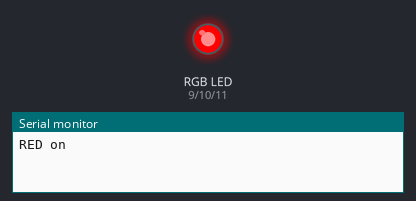
A sketch run on a simulated Arduino Uno, built with avr-gcc and run on an emulated ATmega328P. On the bench: an RGB LED mixed from three pins (HIGH = lit), the last lines printed to the serial monitor.

Above: at 0.5 s.
At 2.5 s:
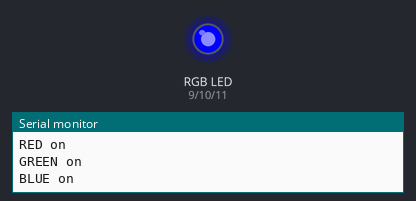
At 3.5 s:
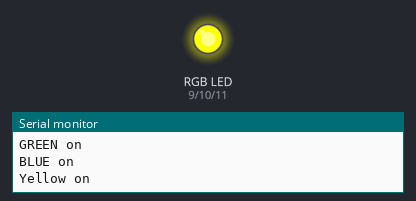
At 4.5 s:
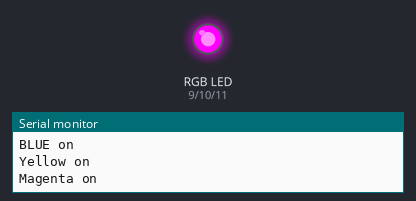
At 6.5 s:
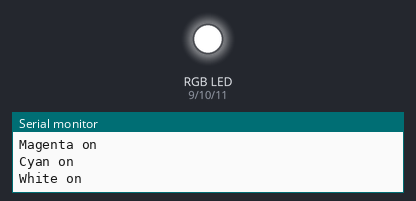
At 8.5 s:
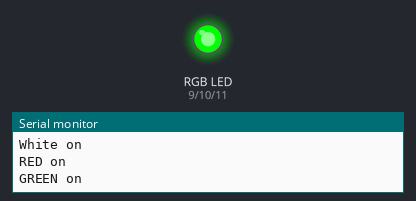
Timing chart, 0 to 9.1 s (numbered marks = the images above):
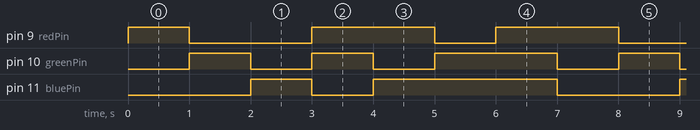

The sketch:

05_01_RGB_DigitalMixing.ino
```cpp
/* Coding Array STARTER Kit for Arduino
 *
 * CAK Starter Code 05_01_RGB_DigitalMixing
 *
 *  RGB LEDs combine the three primary colors of red, green and blue to release a variety of colors.
 *  Pin 910 and 11 are connected to pins that control red, green and blue LEDs respectively.
 *  In this example, we will use a common cathode RGB LED to find out the tri-circular mixture of light from the digital output.
 *
 *
 *  made by Arduinostory
 *  we@arduinostory.com
 */


const int redPin =9;           // Red LED No. 9
const int greenPin = 10;       // Green LED No.10
const int bluePin=11 ;         // Blue LED No.11

void setup() {

   pinMode(redPin, OUTPUT);   // Set pin 9 to output
   pinMode(greenPin, OUTPUT); // Set pin 10 to output
   pinMode(bluePin, OUTPUT);  // Set pin 11 to output

  Serial.begin(9600);         // 9600-speed serial communication start

}


void loop() {
   Serial.println("RED on");        //  Red LED illuminated
    digitalWrite(redPin,HIGH);
    digitalWrite(greenPin,LOW);
    digitalWrite(bluePin,LOW);
    delay(1000);                    //  for a second

    Serial.println("GREEN on");       // Green LED illuminated
    digitalWrite(redPin,LOW);
    digitalWrite(greenPin,HIGH);
    digitalWrite(bluePin,LOW);
    delay(1000);                      //  for a second

    Serial.println("BLUE on");        // Blue LED illuminated
    digitalWrite(redPin,LOW);
    digitalWrite(greenPin,LOW);
    digitalWrite(bluePin,HIGH);
    delay(1000);                     //  for a second

    Serial.println("Yellow on");      // Yellow LED illuminated
    digitalWrite(redPin,HIGH);
    digitalWrite(greenPin,HIGH);
    digitalWrite(bluePin,LOW);
    delay(1000);                      //  for a second

    Serial.println("Magenta on");     // Magenta LED illuminated
    digitalWrite(redPin,HIGH);
    digitalWrite(greenPin,LOW);
    digitalWrite(bluePin,HIGH);
    delay(1000);                      //  for a second

   Serial.println("Cyan on");         // Cyan LED illuminated
   digitalWrite(redPin,LOW);
   digitalWrite(greenPin,HIGH);
   digitalWrite(bluePin,HIGH);
   delay(1000);                       //  for a second

   Serial.println("White on");        // White LED illuminated
   digitalWrite(redPin,HIGH);
   digitalWrite(greenPin,HIGH);
   digitalWrite(bluePin,HIGH);
   delay(1000);                       //  for a second
}
```

Measured:
- by itself, pin 9 (redPin): repeats every 7.0 s: LOW 2.0 s, HIGH 2.0 s, LOW 1.0 s, HIGH 2.0 s
- by itself, pin 10 (greenPin): repeats every 7.0 s: LOW 1.0 s, HIGH 1.0 s, LOW 1.0 s, HIGH 2.0 s, LOW 1.0 s, HIGH 1.0 s
- by itself, pin 11 (bluePin): repeats every 7.0 s: LOW 1.0 s, HIGH 3.0 s, LOW 2.0 s, HIGH 1.0 s
